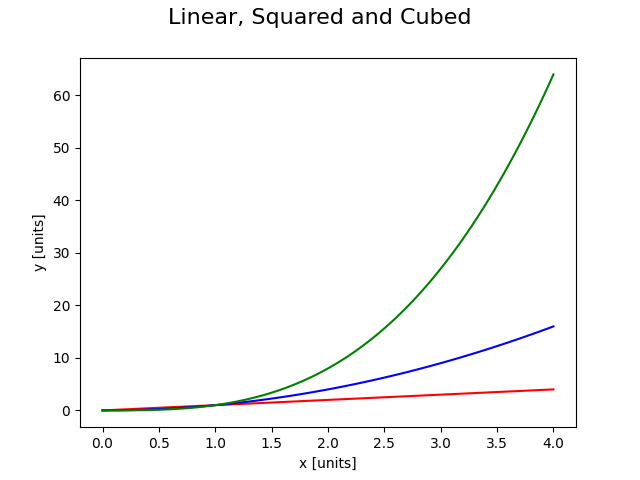

Recreate this plot in Python.
"""
FIG, AX, TEXT:
- fig: Always ranges from 0 to 1 (for both x and y)
- ax: Ranges from the data limits
- text: Can be used for fig or ax. Serves to annotate the plot.

TODO:
1. Set the background color of the figure (lightgray)
2. Set the background color of the axis (lightblue)
3. Plot a text on the top center of the figure, as a title
4. Plot a text on the bottom right of the figure, to indicate each type of line
"""

import matplotlib.pyplot as plt
import numpy as np

x = np.linspace(0, 4, 100)
y1 = x # Linear
y2 = x**2 # Squared
y3 = x**3 # Cubed

fig, ax = plt.subplots()

# Set the background color of the figure

# Set the background color of the axis

# Plot the data
ax.plot(x, y1, color="red")
ax.plot(x, y2, color="blue")
ax.plot(x, y3, color="green")

# Plot the text

# Set the title
fig.text(x=0.5, y=0.95, s="Linear, Squared and Cubed", ha="center", fontsize=16, color="black")

# Add labels
ax.set_xlabel("x [units]")
ax.set_ylabel("y [units]")

# Save the figure
figname = "fig_ax_text_exercise.png"
plt.savefig(figname)
print(f"open {figname}")
